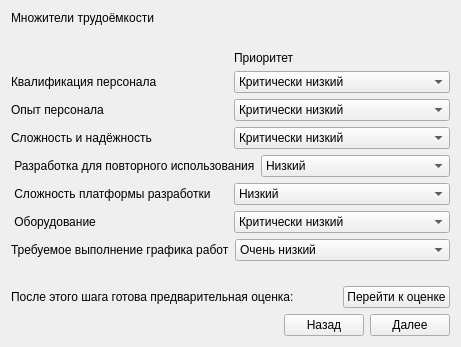
      <widget class="QWidget" name="tab_4">
       <attribute name="title">
        <string>МТ(пердвар.)</string>
       </attribute>
       <layout class="QVBoxLayout" name="verticalLayout_4">
        <item>
         <widget class="QLabel" name="label_13">
          <property name="text">
           <string>Множители трудоёмкости</string>
          </property>
         </widget>
        </item>
        <item>
         <spacer name="verticalSpacer_8">
          <property name="orientation">
           <enum>Qt::Vertical</enum>
          </property>
          <property name="sizeHint" stdset="0">
           <size>
            <width>20</width>
            <height>20</height>
           </size>
          </property>
         </spacer>
        </item>
        <item>
         <layout class="QHBoxLayout" name="horizontalLayout_18">
          <item>
           <widget class="QLabel" name="label_20">
            <property name="text">
             <string/>
            </property>
           </widget>
          </item>
          <item>
           <widget class="QLabel" name="label_19">
            <property name="text">
             <string>Приоритет</string>
            </property>
           </widget>
          </item>
         </layout>
        </item>
        <item>
         <layout class="QHBoxLayout" name="horizontalLayout_12">
          <item>
           <widget class="QLabel" name="label_12">
            <property name="text">
             <string>Квалификация персонала </string>
            </property>
           </widget>
          </item>
          <item>
           <widget class="QComboBox" name="comboBox_8">
            <item>
             <property name="text">
              <string>Критически низкий</string>
             </property>
            </item>
            <item>
             <property name="text">
              <string>Очень низкий</string>
             </property>
            </item>
            <item>
             <property name="text">
              <string>Низкий</string>
             </property>
            </item>
            <item>
             <property name="text">
              <string>Средний</string>
             </property>
            </item>
            <item>
             <property name="text">
              <string>Высокий</string>
             </property>
            </item>
            <item>
             <property name="text">
              <string>Очень высокий</string>
             </property>
            </item>
            <item>
             <property name="text">
              <string>Критически высокий</string>
             </property>
            </item>
           </widget>
          </item>
         </layout>
        </item>
        <item>
         <layout class="QHBoxLayout" name="horizontalLayout_14">
          <item>
           <widget class="QLabel" name="label_15">
            <property name="text">
             <string>Опыт персонала</string>
            </property>
           </widget>
          </item>
          <item>
           <widget class="QComboBox" name="comboBox_10">
            <item>
             <property name="text">
              <string>Критически низкий</string>
             </property>
            </item>
            <item>
             <property name="text">
              <string>Очень низкий</string>
             </property>
            </item>
            <item>
             <property name="text">
              <string>Низкий</string>
             </property>
            </item>
            <item>
             <property name="text">
              <string>Средний</string>
             </property>
            </item>
            <item>
             <property name="text">
              <string>Высокий</string>
             </property>
            </item>
            <item>
             <property name="text">
              <string>Очень высокий</string>
             </property>
            </item>
            <item>
             <property name="text">
              <string>Критически высокий</string>
             </property>
            </item>
           </widget>
          </item>
         </layout>
        </item>
        <item>
         <layout class="QHBoxLayout" name="horizontalLayout_51">
          <item>
           <widget class="QLabel" name="label_60">
            <property name="text">
             <string>Сложность и надёжность</string>
            </property>
           </widget>
          </item>
          <item>
           <widget class="QComboBox" name="comboBox_25">
            <item>
             <property name="text">
              <string>Критически низкий</string>
             </property>
            </item>
            <item>
             <property name="text">
              <string>Очень низкий</string>
             </property>
            </item>
            <item>
             <property name="text">
              <string>Низкий</string>
             </property>
            </item>
            <item>
             <property name="text">
              <string>Средний</string>
             </property>
            </item>
            <item>
             <property name="text">
              <string>Высокий</string>
             </property>
            </item>
            <item>
             <property name="text">
              <string>Очень высокий</string>
             </property>
            </item>
            <item>
             <property name="text">
              <string>Критически высокий</string>
             </property>
            </item>
           </widget>
          </item>
         </layout>
        </item>
        <item>
         <layout class="QHBoxLayout" name="horizontalLayout_11">
          <item>
           <widget class="QLabel" name="label_11">
            <property name="text">
             <string> Разработка для повторного использования</string>
            </property>
           </widget>
          </item>
          <item>
           <widget class="QComboBox" name="comboBox_7">
            <item>
             <property name="text">
              <string>Низкий</string>
             </property>
            </item>
            <item>
             <property name="text">
              <string>Средний</string>
             </property>
            </item>
            <item>
             <property name="text">
              <string>Высокий</string>
             </property>
            </item>
            <item>
             <property name="text">
              <string>Очень высокий</string>
             </property>
            </item>
            <item>
             <property name="text">
              <string>Критически высокий</string>
             </property>
            </item>
           </widget>
          </item>
         </layout>
        </item>
        <item>
         <layout class="QHBoxLayout" name="horizontalLayout_13">
          <item>
           <widget class="QLabel" name="label_14">
            <property name="text">
             <string> Сложность платформы разработки </string>
            </property>
           </widget>
          </item>
          <item>
           <widget class="QComboBox" name="comboBox_9">
            <item>
             <property name="text">
              <string>Низкий</string>
             </property>
            </item>
            <item>
             <property name="text">
              <string>Средний</string>
             </property>
            </item>
            <item>
             <property name="text">
              <string>Высокий</string>
             </property>
            </item>
            <item>
             <property name="text">
              <string>Очень высокий</string>
             </property>
            </item>
            <item>
             <property name="text">
              <string>Критически высокий</string>
             </property>
            </item>
           </widget>
          </item>
         </layout>
        </item>
        <item>
         <layout class="QHBoxLayout" name="horizontalLayout_16">
          <item>
           <widget class="QLabel" name="label_16">
            <property name="text">
             <string> Оборудование </string>
            </property>
           </widget>
          </item>
          <item>
           <widget class="QComboBox" name="comboBox_11">
            <item>
             <property name="text">
              <string>Критически низкий</string>
             </property>
            </item>
            <item>
             <property name="text">
              <string>Очень низкий</string>
             </property>
            </item>
            <item>
             <property name="text">
              <string>Низкий</string>
             </property>
            </item>
            <item>
             <property name="text">
              <string>Средний</string>
             </property>
            </item>
            <item>
             <property name="text">
              <string>Высокий</string>
             </property>
            </item>
            <item>
             <property name="text">
              <string>Очень высокий</string>
             </property>
            </item>
            <item>
             <property name="text">
              <string>Критически высокий</string>
             </property>
            </item>
           </widget>
          </item>
         </layout>
        </item>
        <item>
         <layout class="QHBoxLayout" name="horizontalLayout_19">
          <item>
           <widget class="QLabel" name="label_21">
            <property name="text">
             <string>Требуемое выполнение графика работ</string>
            </property>
           </widget>
          </item>
          <item>
           <widget class="QComboBox" name="comboBox_12">
            <item>
             <property name="text">
              <string>Очень низкий</string>
             </property>
            </item>
            <item>
             <property name="text">
              <string>Низкий</string>
             </property>
            </item>
            <item>
             <property name="text">
              <string>Средний</string>
             </property>
            </item>
            <item>
             <property name="text">
              <string>Высокий</string>
             </property>
            </item>
           </widget>
          </item>
         </layout>
        </item>
        <item>
         <spacer name="verticalSpacer_7">
          <property name="orientation">
           <enum>Qt::Vertical</enum>
          </property>
          <property name="sizeHint" stdset="0">
           <size>
            <width>20</width>
            <height>19</height>
           </size>
          </property>
         </spacer>
        </item>
        <item>
         <layout class="QHBoxLayout" name="horizontalLayout_2">
          <item>
           <widget class="QLabel" name="label">
            <property name="text">
             <string>После этого шага готова предварительная оценка: </string>
            </property>
           </widget>
          </item>
          <item>
           <spacer name="horizontalSpacer">
            <property name="orientation">
             <enum>Qt::Horizontal</enum>
            </property>
            <property name="sizeHint" stdset="0">
             <size>
              <width>40</width>
              <height>20</height>
             </size>
            </property>
           </spacer>
          </item>
          <item>
           <widget class="QPushButton" name="pushButton">
            <property name="text">
             <string>Перейти к оценке</string>
            </property>
           </widget>
          </item>
         </layout>
        </item>
        <item>
         <layout class="QHBoxLayout" name="horizontalLayout_15">
          <item>
           <spacer name="horizontalSpacer_4">
            <property name="orientation">
             <enum>Qt::Horizontal</enum>
            </property>
            <property name="sizeHint" stdset="0">
             <size>
              <width>40</width>
              <height>20</height>
             </size>
            </property>
           </spacer>
          </item>
          <item>
           <widget class="QPushButton" name="pushButton_6">
            <property name="text">
             <string>Назад</string>
            </property>
           </widget>
          </item>
          <item>
           <widget class="QPushButton" name="pushButton_7">
            <property name="text">
             <string>Далее</string>
            </property>
           </widget>
          </item>
         </layout>
        </item>
       </layout>
      </widget>
